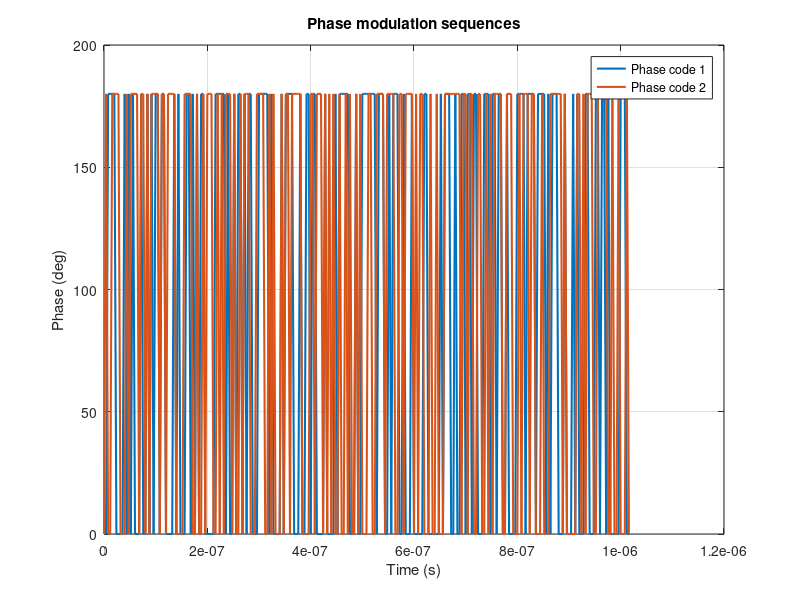

Write MATLAB code to recreate this figure. (Note: this script raises an error after producing the figure.)
%% PMCW Radar
%
% Compare to RadarSimPy example at https://radarsimx.com/2019/05/24/pmcw-radar/
%
% ██████╗  █████╗ ██████╗  █████╗ ██████╗ ███████╗██╗███╗   ███╗██╗  ██╗
% ██╔══██╗██╔══██╗██╔══██╗██╔══██╗██╔══██╗██╔════╝██║████╗ ████║╚██╗██╔╝
% ██████╔╝███████║██║  ██║███████║██████╔╝███████╗██║██╔████╔██║ ╚███╔╝
% ██╔══██╗██╔══██║██║  ██║██╔══██║██╔══██╗╚════██║██║██║╚██╔╝██║ ██╔██╗
% ██║  ██║██║  ██║██████╔╝██║  ██║██║  ██║███████║██║██║ ╚═╝ ██║██╔╝ ██╗
% ╚═╝  ╚═╝╚═╝  ╚═╝╚═════╝ ╚═╝  ╚═╝╚═╝  ╚═╝╚══════╝╚═╝╚═╝     ╚═╝╚═╝  ╚═╝

clear;

%% Phase code

code1 = [1, 1, -1, -1, -1, -1, 1, 1, 1, 1, -1, 1, -1, 1, -1, 1, ...
    1, 1, -1, 1, 1, -1, 1, -1, 1, -1, -1, 1, -1, -1, 1, 1, ...
    1, 1, -1, 1, -1, 1, 1, 1, -1, -1, 1, -1, 1, -1, 1, -1, ...
    -1, 1, 1, 1, 1, 1, -1, -1, -1, -1, -1, 1, -1, 1, 1, -1, ...
    1, -1, -1, 1, -1, 1, -1, -1, 1, 1, 1, -1, -1, -1, -1, -1, ...
    1, -1, 1, 1, 1, 1, -1, 1, -1, -1, -1, -1, 1, 1, 1, -1, ...
    1, 1, -1, -1, 1, -1, -1, 1, 1, 1, 1, -1, 1, 1, 1, 1, ...
    -1, 1, -1, -1, -1, -1, -1, 1, 1, 1, -1, 1, 1, -1, -1, -1, ...
    -1, -1, -1, -1, 1, -1, -1, -1, 1, 1, -1, 1, -1, -1, -1, 1, ...
    1, -1, 1, 1, 1, -1, 1, 1, 1, 1, 1, -1, -1, 1, 1, 1, ...
    1, 1, 1, -1, 1, -1, -1, -1, 1, 1, -1, 1, 1, -1, -1, 1, ...
    -1, -1, 1, -1, -1, 1, 1, 1, -1, -1, -1, 1, -1, -1, 1, -1, ...
    -1, 1, 1, -1, 1, 1, 1, 1, -1, -1, -1, -1, 1, -1, -1, -1, ...
    -1, 1, -1, -1, -1, -1, 1, -1, 1, -1, -1, -1, 1, 1, 1, -1, ...
    1, 1, 1, -1, 1, -1, 1, 1, 1, -1, -1, 1, 1, 1, -1, -1, ...
    1, -1, -1, 1, -1, 1, 1, 1, 1, 1, -1, -1, -1, 1, 1];
code2 = [1, -1, 1, 1, -1, -1, -1, -1, 1, 1, 1, -1, 1, -1, -1, -1, ...
    -1, 1, -1, -1, 1, -1, 1, -1, -1, -1, -1, 1, -1, -1, 1, -1, ...
    -1, -1, -1, 1, 1, 1, 1, -1, -1, -1, -1, 1, 1, -1, 1, 1, ...
    -1, 1, -1, -1, -1, 1, 1, -1, 1, -1, 1, -1, -1, -1, 1, -1, ...
    1, 1, -1, 1, -1, -1, -1, 1, 1, 1, -1, -1, -1, -1, 1, 1, ...
    -1, 1, -1, 1, 1, 1, -1, 1, -1, -1, 1, -1, -1, -1, -1, -1, ...
    1, 1, 1, 1, -1, -1, 1, -1, -1, -1, 1, -1, 1, -1, 1, -1, ...
    1, 1, -1, 1, 1, -1, 1, -1, 1, 1, -1, 1, -1, 1, 1, 1, ...
    -1, -1, 1, 1, -1, -1, -1, -1, 1, -1, -1, -1, -1, 1, 1, -1, ...
    -1, 1, -1, -1, -1, -1, 1, -1, 1, -1, -1, 1, 1, 1, -1, 1, ...
    1, -1, 1, 1, 1, -1, -1, -1, -1, -1, -1, -1, -1, 1, -1, -1, ...
    1, -1, -1, 1, 1, -1, -1, 1, 1, -1, 1, -1, 1, -1, -1, -1, ...
    -1, 1, 1, -1, -1, -1, 1, 1, 1, -1, 1, -1, -1, -1, 1, -1, ...
    -1, 1, 1, 1, -1, 1, 1, 1, -1, -1, -1, -1, -1, -1, 1, -1, ...
    1, 1, 1, 1, 1, -1, -1, 1, -1, 1, -1, -1, -1, 1, 1, -1, ...
    -1, -1, -1, -1, 1, 1, -1, 1, 1, -1, 1, 1, 1, -1, 1];

% convert binary code to phases in degrees
phase_code1 = zeros(size(code1));
phase_code2 = zeros(size(code2));
phase_code1(code1 == 1) = 0;
phase_code1(code1 == -1) = 180;
phase_code2(code2 == 1) = 0;
phase_code2(code2 == -1) = 180;

% define modulation timing (4e-9 s per code)
t_mod1 = (0:1:(length(phase_code1)-1))*4e-9;
t_mod2 = (0:1:(length(phase_code2)-1))*4e-9;

figure();
plot(t_mod1, phase_code1, 'LineWidth',1.5);
hold on;
plot(t_mod2, phase_code2, 'LineWidth',1.5);
hold off;
grid on;
title('Phase modulation sequences');
xlabel('Time (s)');
ylabel('Phase (deg)');
legend('Phase code 1','Phase code 2');

%% Transmitter channel

tx_ch = {};
tx_ch{1} = RadarSim.TxChannel([0 0 0], 'mod_t', t_mod1, 'phs',phase_code1);
tx_ch{2} = RadarSim.TxChannel([1 0 0], 'mod_t', t_mod2, 'phs',phase_code2);

%% Transmitter

f=24.125e9;
t=2.1e-6;
num_pulses = 256;

tx = RadarSim.Transmitter(f, t, 'tx_power',20, 'pulses',num_pulses,'channels', tx_ch);

%% Receiver

fs=250e6;
noise_figure=10;
rf_gain=20;
resistor=1000;
bb_gain=30;
rx = RadarSim.Receiver(fs, rf_gain, resistor, bb_gain, 'noise_figure', noise_figure, 'channels', {RadarSim.RxChannel([0 0 0])});

%% Radar

radar = RadarSim.Radar(tx, rx);

%% Targets

targets = {};
targets{1} = RadarSim.PointTarget([20 0 0], [-200 0 0], 10);
targets{2} = RadarSim.PointTarget([70 0 0], [0 0 0], 35);
targets{3} = RadarSim.PointTarget([33 10 0], [100 0 0], 20);

%% Run Simulation

simc = RadarSim.RadarSimulator();
simc.Run(radar, targets, 'noise', true);

baseband=simc.baseband_;
timestamp=simc.timestamp_;

% For convenience, the baseband signals for the two transmitter channels are
% initially kept separate. As a result, the total size of the baseband data matrix is  
% samples × pulses × 2
%
% However, in a realistic scenario, these two transmitter channels should transmit
% simultaneously. Consequently, it becomes necessary to combine the baseband
% signals from these two channels.
baseband = baseband(:, :, 1)+simc.noise_(:, :, 1)/2+baseband(:, :, 2)+simc.noise_(:, :, 2)/2;

figure();
plot(timestamp(:,1,1), real(baseband(:,1,1)), 'LineWidth',1.5);
hold on;
plot(timestamp(:,1,1), imag(baseband(:,1,1)), 'LineWidth',1.5);
hold off;
grid on;
title('I/Q Baseband Signals');
xlabel('Time (s)');
ylabel('Amplitude (V)');

legend('I','Q');

%% Demodulate the 2 channels separately

range_profile = zeros(255, num_pulses, 2);

for pulse_idx=1:num_pulses
    for bin_idx=1:255
        range_profile(bin_idx, pulse_idx, 1) = sum(code1.*baseband(bin_idx:(bin_idx+254), pulse_idx).');
    end
end

for pulse_idx=1:num_pulses
    for bin_idx=1:255
        range_profile(bin_idx, pulse_idx, 2) = sum(code2.*baseband(bin_idx:(bin_idx+254), pulse_idx).');
    end
end

bin_size = 3e8/2*4e-9;
range_bin = (0:254)*bin_size;

figure();
plot(range_bin, 20 * log10(mean(abs(range_profile(:, :, 1)), 2)), 'LineWidth',1.5);
hold on;
plot(range_bin, 20 * log10(mean(abs(range_profile(:, :, 2)), 2)), 'LineWidth',1.5);
hold off;
grid on;
title('Range profile');
xlabel('Range (m)');
ylabel('Amplitude (dB)');
legend('Channel 1, averaged pulses','Channel 2, averaged pulses');


%% Doppler processing

rdop = fftshift(fft(range_profile.*repmat(chebwin(num_pulses,50).',255,1), [], 2), 2);

unambiguous_speed = 3e8 / t / f / 2;

figure();
surf(linspace(-unambiguous_speed, 0, num_pulses), range_bin, 20*log10(abs(rdop(:,:,1))));
shading interp;
title('Range Doppler');
xlabel('Velocity (m/s)');
ylabel('Range (m)');
zlabel('Amplitude (dB)');
axis tight;
colormap jet;
colorbar;
